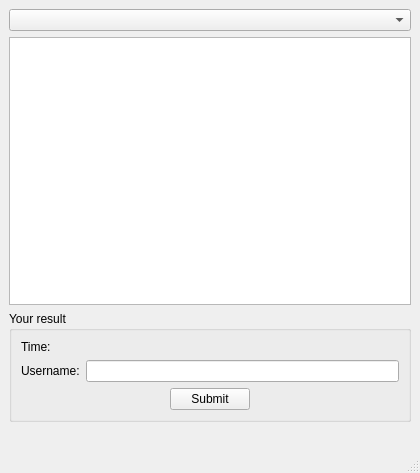
<?xml version="1.0" encoding="UTF-8"?>
<ui version="4.0">
 <class>LeaderBoard</class>
 <widget class="QMainWindow" name="LeaderBoard">
  <property name="geometry">
   <rect>
    <x>0</x>
    <y>0</y>
    <width>420</width>
    <height>473</height>
   </rect>
  </property>
  <property name="sizePolicy">
   <sizepolicy hsizetype="Preferred" vsizetype="Preferred">
    <horstretch>0</horstretch>
    <verstretch>0</verstretch>
   </sizepolicy>
  </property>
  <property name="minimumSize">
   <size>
    <width>420</width>
    <height>420</height>
   </size>
  </property>
  <property name="mouseTracking">
   <bool>true</bool>
  </property>
  <property name="windowTitle">
   <string>MainWindow</string>
  </property>
  <widget class="QWidget" name="centralwidget">
   <layout class="QVBoxLayout" name="verticalLayout">
    <item>
     <layout class="QVBoxLayout" name="verticalLayout_2">
      <item>
       <widget class="QComboBox" name="leaderboard_selection_combobox"/>
      </item>
      <item>
       <widget class="QTableWidget" name="leader_table">
        <property name="sizePolicy">
         <sizepolicy hsizetype="Preferred" vsizetype="Expanding">
          <horstretch>0</horstretch>
          <verstretch>0</verstretch>
         </sizepolicy>
        </property>
        <property name="minimumSize">
         <size>
          <width>400</width>
          <height>0</height>
         </size>
        </property>
        <property name="editTriggers">
         <set>QAbstractItemView::NoEditTriggers</set>
        </property>
        <property name="selectionBehavior">
         <enum>QAbstractItemView::SelectRows</enum>
        </property>
        <property name="sortingEnabled">
         <bool>false</bool>
        </property>
        <attribute name="horizontalHeaderCascadingSectionResizes">
         <bool>true</bool>
        </attribute>
        <attribute name="horizontalHeaderShowSortIndicator" stdset="0">
         <bool>false</bool>
        </attribute>
        <attribute name="horizontalHeaderStretchLastSection">
         <bool>true</bool>
        </attribute>
        <attribute name="verticalHeaderVisible">
         <bool>false</bool>
        </attribute>
        <attribute name="verticalHeaderCascadingSectionResizes">
         <bool>true</bool>
        </attribute>
       </widget>
      </item>
      <item>
       <widget class="QGroupBox" name="leaderboard_result_box">
        <property name="title">
         <string>Your result</string>
        </property>
        <layout class="QVBoxLayout" name="verticalLayout_3">
         <item>
          <layout class="QHBoxLayout" name="horizontalLayout_3">
           <item>
            <widget class="QLabel" name="your_time_label">
             <property name="text">
              <string>Time:</string>
             </property>
            </widget>
           </item>
           <item>
            <widget class="QLabel" name="your_time">
             <property name="sizePolicy">
              <sizepolicy hsizetype="Expanding" vsizetype="Preferred">
               <horstretch>0</horstretch>
               <verstretch>0</verstretch>
              </sizepolicy>
             </property>
             <property name="text">
              <string/>
             </property>
            </widget>
           </item>
          </layout>
         </item>
         <item>
          <layout class="QHBoxLayout" name="horizontalLayout_2">
           <item>
            <widget class="QLabel" name="username_label">
             <property name="text">
              <string>Username:</string>
             </property>
            </widget>
           </item>
           <item>
            <widget class="QLineEdit" name="username">
             <property name="sizePolicy">
              <sizepolicy hsizetype="Expanding" vsizetype="Preferred">
               <horstretch>0</horstretch>
               <verstretch>0</verstretch>
              </sizepolicy>
             </property>
            </widget>
           </item>
          </layout>
         </item>
         <item>
          <layout class="QHBoxLayout" name="horizontalLayout">
           <item>
            <spacer name="horizontalSpacer">
             <property name="orientation">
              <enum>Qt::Horizontal</enum>
             </property>
             <property name="sizeHint" stdset="0">
              <size>
               <width>40</width>
               <height>20</height>
              </size>
             </property>
            </spacer>
           </item>
           <item>
            <widget class="QPushButton" name="submit_result_button">
             <property name="text">
              <string>Submit</string>
             </property>
            </widget>
           </item>
           <item>
            <spacer name="horizontalSpacer_2">
             <property name="orientation">
              <enum>Qt::Horizontal</enum>
             </property>
             <property name="sizeHint" stdset="0">
              <size>
               <width>40</width>
               <height>20</height>
              </size>
             </property>
            </spacer>
           </item>
          </layout>
         </item>
        </layout>
       </widget>
      </item>
      <item>
       <spacer name="verticalSpacer">
        <property name="orientation">
         <enum>Qt::Vertical</enum>
        </property>
        <property name="sizeType">
         <enum>QSizePolicy::Preferred</enum>
        </property>
        <property name="sizeHint" stdset="0">
         <size>
          <width>20</width>
          <height>20</height>
         </size>
        </property>
       </spacer>
      </item>
     </layout>
    </item>
   </layout>
  </widget>
  <widget class="QMenuBar" name="menubar">
   <property name="geometry">
    <rect>
     <x>0</x>
     <y>0</y>
     <width>420</width>
     <height>30</height>
    </rect>
   </property>
  </widget>
  <widget class="QStatusBar" name="statusbar"/>
 </widget>
 <resources/>
 <connections/>
</ui>
